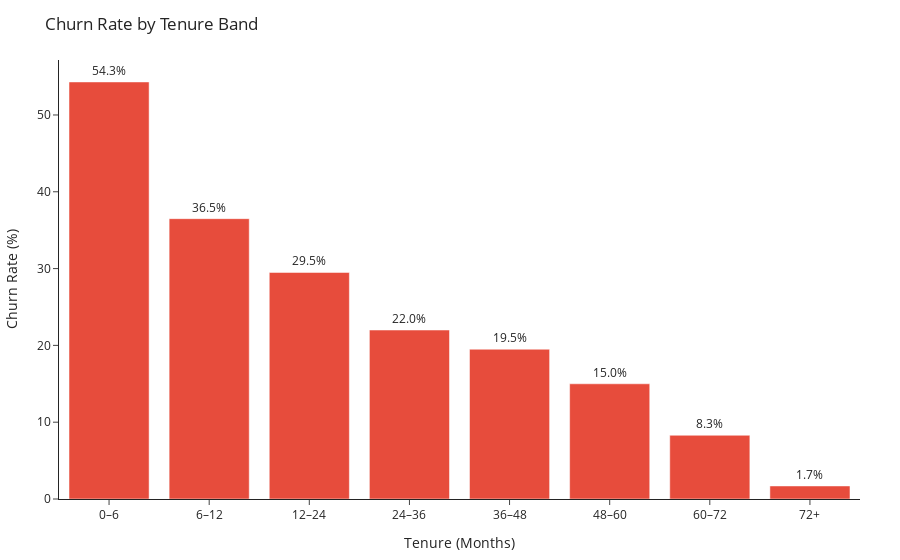

The code cell stored with this chart in its notebook:
### Markdown cell above
## How Churn Varies by Customer Tenure

### Code cell
# Define tenure bands
tenure_bins = [0, 6, 12, 24, 36, 48, 60, 72, float("inf")]
tenure_labels = ["0–6", "6–12", "12–24", "24–36", "36–48", "48–60", "60–72", "72+"]
df["tenure_band"] = pd.cut(df["tenure"], bins=tenure_bins, labels=tenure_labels, right=False)

# Aggregate churn by tenure band
tenure_band_agg = (
    df.groupby("tenure_band")
      .agg(customers=("customerID","count"),
           churn_yes=("Churn", lambda s: (s=="Yes").sum()))
      .reset_index()
)
tenure_band_agg["churn_rate"] = (tenure_band_agg["churn_yes"] / tenure_band_agg["customers"] * 100).round(1)

# Bar chart with churn rate labels
fig = go.Figure()
fig.add_bar(
    x=tenure_band_agg["tenure_band"], y=tenure_band_agg["churn_rate"],
    text=tenure_band_agg["churn_rate"].astype(str) + "%",
    textposition="outside", marker_color="#e74c3c",
    hovertemplate="Tenure: %{x} months<br>Churn Rate: %{y:.1f}%<extra></extra>"
)

fig.update_layout(
    title="Churn Rate by Tenure Band",
    xaxis_title="Tenure (Months)",
    yaxis_title="Churn Rate (%)",
    margin=dict(l=40, r=40, t=60, b=40),
    template="simple_white"
)

fig.show()

### Figure 1 — Plotly figure (JSON) as saved in the notebook; plotly's stock layout.template omitted (floating-point values rounded to 4 significant figures)
{"data": [{"hovertemplate": "Tenure: %{x} months<br>Churn Rate: %{y:.1f}%<extra></extra>", "marker": {"color": "#e74c3c"}, "text": ["54.3%", "36.5%", "29.5%", "22.0%", "19.5%", "15.0%", "8.3%", "1.7%"], "textposition": "outside", "type": "bar", "x": ["0–6", "6–12", "12–24", "24–36", "36–48", "48–60", "60–72", "72+"], "y": [54.3, 36.5, 29.5, 22.0, 19.5, 15.0, 8.3, 1.7]}], "layout": {"margin": {"b": 40, "l": 40, "r": 40, "t": 60}, "title": {"text": "Churn Rate by Tenure Band"}, "xaxis": {"title": {"text": "Tenure (Months)"}}, "yaxis": {"title": {"text": "Churn Rate (%)"}}}}
